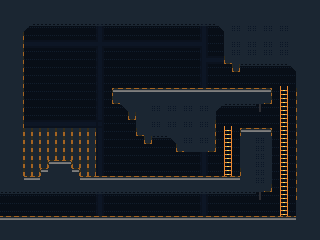

A level layout from a 2D game, rendered from its tile map. Below: a short description, then the map file with tile-grid data replaced by summaries:
An orthogonal 40x30 tile map with 8x8 px tiles, 4 tile layers (BACKGROUND, BG2, FOREGROUND, FG2), 3 tilesets and 20 objects (2x LADDER, CHANGE_STAGE, SOLDIER, SHOW_MESSAGE, DEBUG, ...).

<map version="1.0" orientation="orthogonal" renderorder="right-down" width="40" height="30" tilewidth="8" tileheight="8" nextobjectid="42">
 <tileset firstgid="1" source="PLACEHOLDER.tsx" />
 <tileset firstgid="9" source="SEWER.tsx" />
 <tileset firstgid="39" source="PIER.tsx" />
 <layer name="BACKGROUND" width="40" height="30">
  <data>[1200 cells, 1200 non-empty, 3 distinct tile ids]</data>
 </layer>
 <layer name="BG2" width="40" height="30">
  <data>[1200 cells, 132 non-empty, 7 distinct tile ids]</data>
 </layer>
 <objectgroup name="SOLID">
  <object id="23" x="0" y="216" width="320" height="24" />
  <object id="24" x="0" y="176" width="266" height="16" />
  <object id="30" x="224" y="24" width="72" height="40" />
  <object id="31" x="0" y="24" width="24" height="160" />
  <object id="32" x="112" y="88" width="160" height="16" />
  <object id="33" x="136" y="96" width="80" height="40" />
  <object id="34" x="176" y="136" width="40" height="16" />
  <object id="36" x="240" y="128" width="32" height="64" />
  <object id="37" x="40" y="168" width="40" height="8" />
  <object id="38" x="48" y="160" width="24" height="8" />
  <object id="39" x="296" y="24" width="24" height="192" />
  <object id="40" x="0" y="0" width="320" height="24" />
  <object id="41" x="128" y="104" width="8" height="8" />
 </objectgroup>
 <layer name="FOREGROUND" width="40" height="30">
  <data>[1200 cells, 636 non-empty, 14 distinct tile ids]</data>
 </layer>
 <layer name="FG2" width="40" height="30">
  <data>[1200 cells, 76 non-empty, 3 distinct tile ids]</data>
 </layer>
 <objectgroup name="OBJECTS">
  <object id="18" name="CHANGE_STAGE" x="-8" y="192" width="8" height="24">
   <properties>
    <property name="LINK" value="stage/pier_07.tmx" />
   </properties>
  </object>
  <object id="20" name="SOLDIER" x="208" y="160" width="8" height="16">
   <properties>
    <property name="FACING" value="LEFT" />
    <property name="STATIONARY" value="True" />
   </properties>
  </object>
  <object id="21" name="SHOW_MESSAGE" x="56" y="192" width="8" height="24">
   <properties>
    <property name="MESSAGE" value="That's a gadget up there. Gadgets give you special abilities." />
   </properties>
  </object>
  <object id="25" name="DEBUG" x="16" y="200" width="8" height="8" />
  <object id="26" name="GADGET_INVISIBLE" type="INVISIBLE" x="56" y="152" width="8" height="8" />
  <object id="28" name="LADDER" x="280" y="88" height="128" />
  <object id="29" name="LADDER" x="224" y="128" height="48" />
 </objectgroup>
</map>
